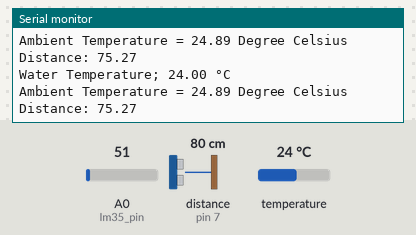
Simulated run of this sketch. Board: Arduino Uno, built with avr-gcc and run on an emulated ATmega328P. Parts: the last lines printed to the serial monitor. Wiring (inferred from the names in the program): ultrasonic range finder: trigger pin 6; echo pin 7. The inputs (shaded band) are chosen by the test bench; at power-on: distance to the obstacle (sensor on pin 7) 80 cm, temperature 24 °C, A0 (lm35_pin) = 51. The echo pulse lasts 58.3 µs per cm.

Above: at 11.5 s.
11.6 s: distance to the obstacle (sensor on pin 7) set to 2 cm
At 12.5 s:
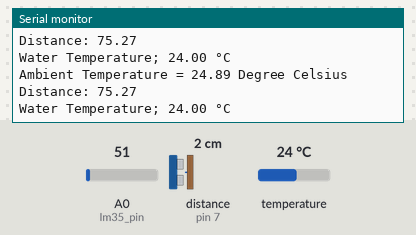
20.2 s: temperature set to 12 °C
At 23.0 s:
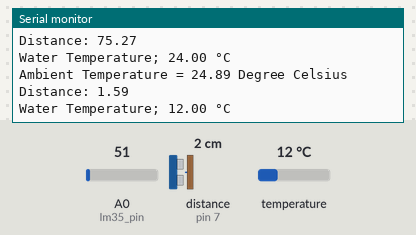
28.8 s: A0 (lm35_pin) set to 61
At 33.6 s:
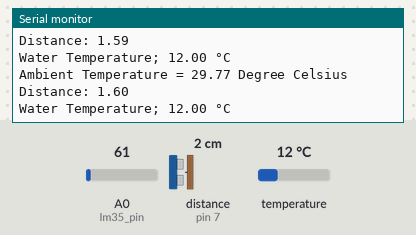
37.4 s: distance to the obstacle (sensor on pin 7) set to 4 cm
At 44.2 s:
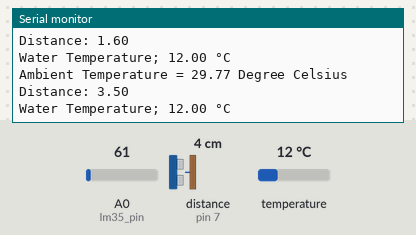
46.0 s: temperature set to 19 °C
At 54.4 s:
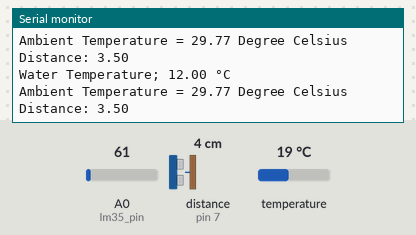
54.6 s: A0 (lm35_pin) set to 71
At 56.0 s:
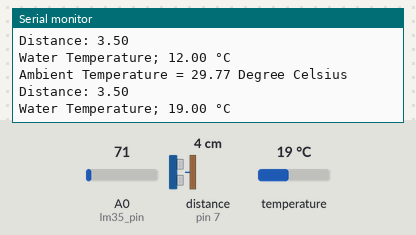
Timing chart, 0 to 57.6 s (numbered marks = the images above; inputs shaded):
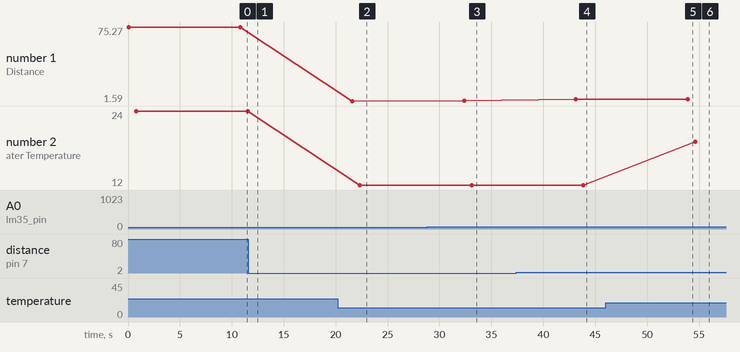

Measured:
- after the input at 20.2 s, the serial monitor: prints a new line after 2.1 s (image 2)
- after the input at 28.8 s, the serial monitor: prints a new line after 3.5 s (image 3)
- after the input at 37.4 s, the serial monitor: prints a new line after 5.7 s (image 4)
- plotted number 1: 1.6 → 3.5 after the input at 37.4 s
- plotted number 2: 24 → 12 after the input at 20.2 s

The sketch:

UnoBoard_Code.ino
```cpp
#include <DallasTemperature.h>

// Data wire is conntec to the Arduino digital pin 4
#define ONE_WIRE_BUS 2


// Setup a oneWire instance to communicate with any OneWire devices
OneWire oneWire(ONE_WIRE_BUS);

// Pass our oneWire reference to Dallas Temperature sensor
DallasTemperature sensors(&oneWire);

const int lm35_pin = A0;/* LM35 O/P pin */
const int trigPin = 6;
const int echoPin = 7;

float duration, distance;
void setup(){
  pinMode(trigPin, OUTPUT);
  pinMode(echoPin, INPUT);
  Serial.begin(9600);
  sensors.begin();
}

void loop(){
  int temp_adc_val;
  float temp_val;
  temp_adc_val = analogRead(lm35_pin);  /* Read Temperature */
  temp_val = (temp_adc_val * 4.88);      /* Convert adc value to equivalent voltage */
  temp_val = (temp_val/10);  /* LM35 gives output of 10mv/°C */
  Serial.print("Ambient Temperature = ");
  Serial.print(temp_val);
  Serial.print(" Degree Celsius\n");
  digitalWrite(trigPin, LOW);
  delayMicroseconds(2);
  digitalWrite(trigPin, HIGH);
  delayMicroseconds(10);
  digitalWrite(trigPin, LOW);

  duration = pulseIn(echoPin, HIGH);
  distance = (duration*0.0324)/2;
  Serial.print("Distance: ");
  Serial.println(distance);

  sensors.requestTemperatures();
  float tempC = sensors.getTempCByIndex(0);

  Serial.print("Water Temperature; ");
  Serial.print(tempC);
  Serial.println(" °C");

  delay(10000);
}
```
